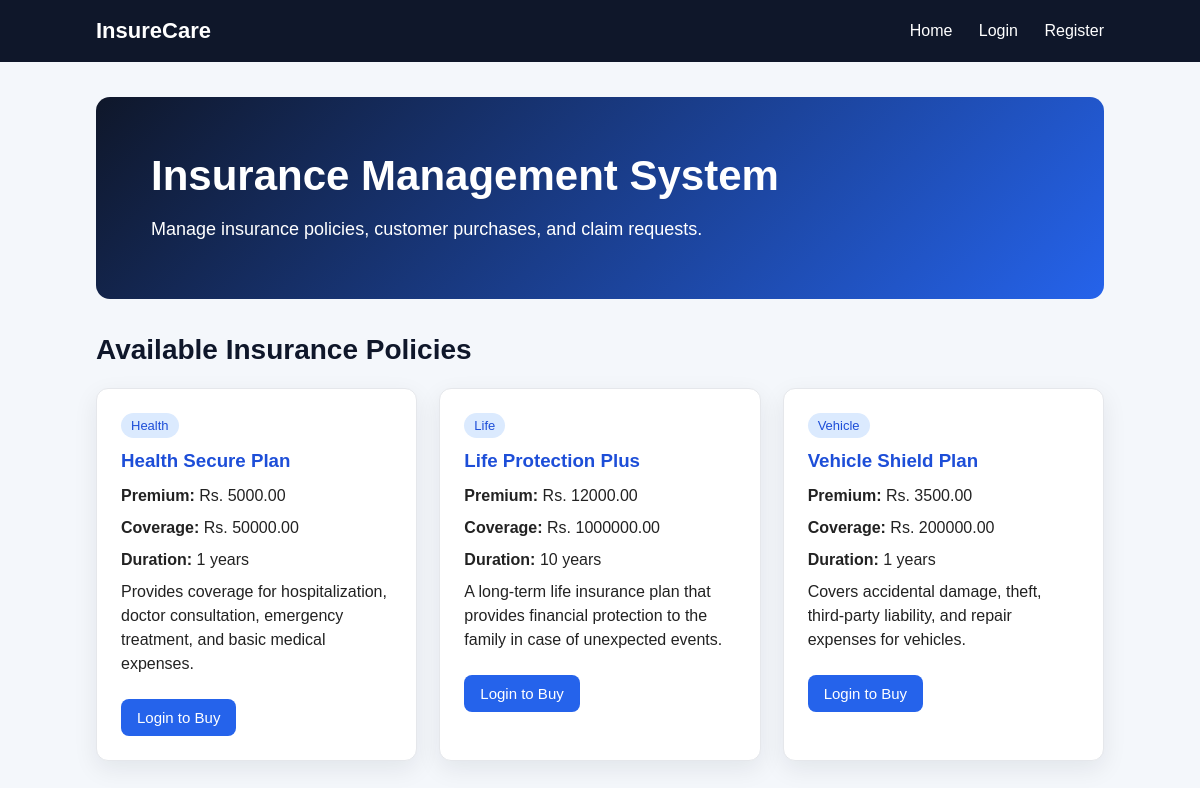
The page / on the database its author committed.
### insurance/models.py (models this page shows, shortened)
class Policy(models.Model):
    POLICY_TYPES = [
        ('Health', 'Health Insurance'),
        ('Life', 'Life Insurance'),
        ('Vehicle', 'Vehicle Insurance'),
        ('Home', 'Home Insurance'),
    ]
    name = models.CharField(max_length=100)
    policy_type = models.CharField(max_length=50, choices=POLICY_TYPES)
    premium_amount = models.DecimalField(max_digits=10, decimal_places=2)
    coverage_amount = models.DecimalField(max_digits=12, decimal_places=2)
    duration_years = models.PositiveIntegerField()
    description = models.TextField()

### insurance/views.py (the view)
# urls.py: path('', views.home, name='home'),
def home(request):
    policies = Policy.objects.all()
    return render(request, 'insurance/home.html', {'policies': policies})

### insurance/templates/insurance/home.html
{% extends 'insurance/base.html' %}
{% block content %}
<div class="hero">
    <h1>Insurance Management System</h1>
    <p>
        Manage insurance policies, customer purchases, and claim requests.
    </p>
</div>
<h2 class="section-title">Available Insurance Policies</h2>
<div class="card-grid">
    {% for policy in policies %}
        <div class="card">
            <span class="badge">{{ policy.policy_type }}</span>
            <h3>{{ policy.name }}</h3>
            <p><strong>Premium:</strong> Rs. {{ policy.premium_amount }}</p>
            <p><strong>Coverage:</strong> Rs. {{ policy.coverage_amount }}</p>
            <p><strong>Duration:</strong> {{ policy.duration_years }} years</p>
            <p>{{ policy.description }}</p>
            {% if user.is_authenticated %}
                <a class="btn" href="{% url 'buy_policy' policy.id %}">Buy Policy</a>
            {% else %}
                <a class="btn" href="{% url 'login' %}">Login to Buy</a>
            {% endif %}
        </div>
    {% empty %}
        <p class="empty">No policies available. Add policies from admin panel.</p>
    {% endfor %}
</div>
{% endblock %}

### insurance/static/insurance/style.css (style rules this page uses)
* { margin: 0; padding: 0; box-sizing: border-box; }
body { font-family: Arial, sans-serif; background: #f4f7fb; color: #222; }
.hero { background: linear-gradient(135deg, #0f172a, #2563eb); color: white; padding: 55px; border-radius: 14px; margin-bottom: 35px; }
.hero h1 { font-size: 42px; margin-bottom: 15px; }
.hero p { font-size: 18px; max-width: 650px; line-height: 1.6; }
.section-title { margin-bottom: 22px; font-size: 28px; color: #0f172a; }
.card-grid { display: grid; grid-template-columns: repeat(auto-fit, minmax(260px, 1fr)); gap: 22px; }
.card { background: white; padding: 24px; border-radius: 12px; box-shadow: 0 8px 24px rgba(15, 23, 42, 0.08); border: 1px solid #e5e7eb; }
.card h3 { color: #1d4ed8; margin-bottom: 12px; }
.card p { margin: 8px 0; line-height: 1.5; }
.badge { display: inline-block; background: #dbeafe; color: #1d4ed8; padding: 5px 10px; border-radius: 20px; font-size: 13px; margin-bottom: 12px; }
.btn { display: inline-block; margin-top: 15px; background: #2563eb; color: white; padding: 10px 16px; border-radius: 8px; text-decoration: none; border: none; cursor: pointer; font-size: 15px; }

### rows shown on the page
Policy: policy_type "Health", name "Health Secure Plan", premium_amount "5000.00", coverage_amount "50000.00", duration_years "1", description "Provides coverage for hospitalization, doctor consultation, emergency treatment, and basic medical expenses."
Policy: policy_type "Life", name "Life Protection Plus", premium_amount "12000.00", coverage_amount "1000000.00", duration_years "10", description "A long-term life insurance plan that provides financial protection to the family in case of unexpected events."
Policy: policy_type "Vehicle", name "Vehicle Shield Plan", premium_amount "3500.00", coverage_amount "200000.00", duration_years "1", description "Covers accidental damage, theft, third-party liability, and repair expenses for vehicles."
